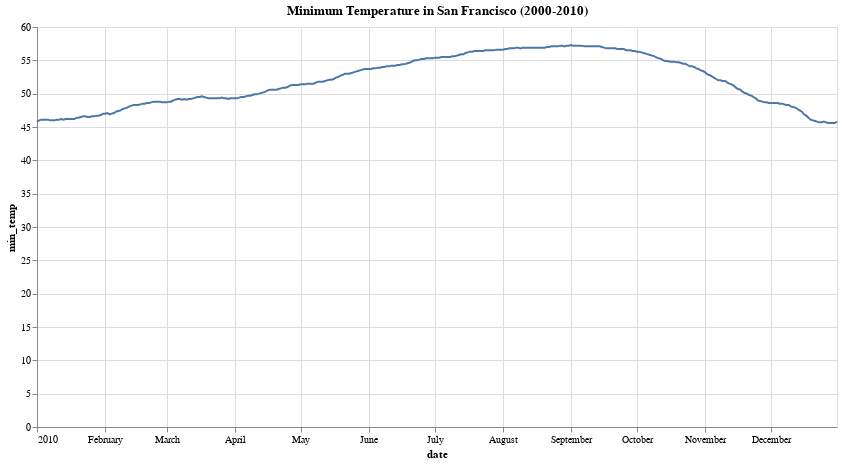

The code cell stored with this chart in its notebook:
### Markdown cell above
### Write the code necessary to visualize the minimum temperature over time.

### Code cell
# Resample by day and take the minimum temperature
daily_min_temps = df.resample('D', on='date')['temp'].min().reset_index(name='min_temp')

# Visualize the minimum temperature over time
chart = alt.Chart(daily_min_temps).mark_line().encode(
    x='date:T',
    y='min_temp:Q'
).properties(
    width=800,
    height=400,
    title='Minimum Temperature in San Francisco (2000-2010)'
)

chart

### Figure 1 — Vega-Lite specification as saved in the notebook (floating-point values rounded to 4 significant figures; data arrays with more than 128 entries replaced by an {"elided": "..."} marker saying what was removed)
{"config": {"view": {"continuousWidth": 300, "continuousHeight": 300}}, "data": {"name": "data-0f3bf7056b4011718dae14d3f9c22738"}, "mark": {"type": "line"}, "encoding": {"x": {"field": "date", "type": "temporal"}, "y": {"field": "min_temp", "type": "quantitative"}}, "height": 400, "title": "Minimum Temperature in San Francisco (2000-2010)", "width": 800, "$schema": "https://vega.github.io/schema/vega-lite/v5.8.0.json", "datasets": {"data-0f3bf7056b4011718dae14d3f9c22738": {"elided": "365 records"}}}
